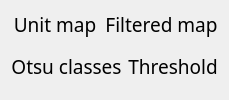
        <widget class="QWidget" name="layoutWidget">
         <layout class="QVBoxLayout" name="verticalLayout_8">
          <item>
           <layout class="QHBoxLayout" name="horizontalLayout_5">
            <item>
             <layout class="QVBoxLayout" name="verticalLayout">
              <item>
               <widget class="QLabel" name="label_CurrentStack">
                <property name="sizePolicy">
                 <sizepolicy hsizetype="MinimumExpanding" vsizetype="Preferred">
                  <horstretch>0</horstretch>
                  <verstretch>0</verstretch>
                 </sizepolicy>
                </property>
                <property name="palette">
                 <palette>
                  <active>
                   <colorrole role="WindowText">
                    <brush brushstyle="SolidPattern">
                     <color alpha="255">
                      <red>0</red>
                      <green>0</green>
                      <blue>0</blue>
                     </color>
                    </brush>
                   </colorrole>
                   <colorrole role="Button">
                    <brush brushstyle="SolidPattern">
                     <color alpha="255">
                      <red>253</red>
                      <green>249</green>
                      <blue>248</blue>
                     </color>
                    </brush>
                   </colorrole>
                   <colorrole role="Text">
                    <brush brushstyle="SolidPattern">
                     <color alpha="255">
                      <red>0</red>
                      <green>0</green>
                      <blue>0</blue>
                     </color>
                    </brush>
                   </colorrole>
                   <colorrole role="ButtonText">
                    <brush brushstyle="SolidPattern">
                     <color alpha="255">
                      <red>0</red>
                      <green>0</green>
                      <blue>0</blue>
                     </color>
                    </brush>
                   </colorrole>
                   <colorrole role="Base">
                    <brush brushstyle="SolidPattern">
                     <color alpha="255">
                      <red>253</red>
                      <green>249</green>
                      <blue>248</blue>
                     </color>
                    </brush>
                   </colorrole>
                   <colorrole role="Window">
                    <brush brushstyle="SolidPattern">
                     <color alpha="255">
                      <red>253</red>
                      <green>249</green>
                      <blue>248</blue>
                     </color>
                    </brush>
                   </colorrole>
                  </active>
                  <inactive>
                   <colorrole role="WindowText">
                    <brush brushstyle="SolidPattern">
                     <color alpha="255">
                      <red>0</red>
                      <green>0</green>
                      <blue>0</blue>
                     </color>
                    </brush>
                   </colorrole>
                   <colorrole role="Button">
                    <brush brushstyle="SolidPattern">
                     <color alpha="255">
                      <red>253</red>
                      <green>249</green>
                      <blue>248</blue>
                     </color>
                    </brush>
                   </colorrole>
                   <colorrole role="Text">
                    <brush brushstyle="SolidPattern">
                     <color alpha="255">
                      <red>0</red>
                      <green>0</green>
                      <blue>0</blue>
                     </color>
                    </brush>
                   </colorrole>
                   <colorrole role="ButtonText">
                    <brush brushstyle="SolidPattern">
                     <color alpha="255">
                      <red>0</red>
                      <green>0</green>
                      <blue>0</blue>
                     </color>
                    </brush>
                   </colorrole>
                   <colorrole role="Base">
                    <brush brushstyle="SolidPattern">
                     <color alpha="255">
                      <red>253</red>
                      <green>249</green>
                      <blue>248</blue>
                     </color>
                    </brush>
                   </colorrole>
                   <colorrole role="Window">
                    <brush brushstyle="SolidPattern">
                     <color alpha="255">
                      <red>253</red>
                      <green>249</green>
                      <blue>248</blue>
                     </color>
                    </brush>
                   </colorrole>
                  </inactive>
                  <disabled>
                   <colorrole role="WindowText">
                    <brush brushstyle="SolidPattern">
                     <color alpha="255">
                      <red>0</red>
                      <green>0</green>
                      <blue>0</blue>
                     </color>
                    </brush>
                   </colorrole>
                   <colorrole role="Button">
                    <brush brushstyle="SolidPattern">
                     <color alpha="255">
                      <red>253</red>
                      <green>249</green>
                      <blue>248</blue>
                     </color>
                    </brush>
                   </colorrole>
                   <colorrole role="Text">
                    <brush brushstyle="SolidPattern">
                     <color alpha="255">
                      <red>0</red>
                      <green>0</green>
                      <blue>0</blue>
                     </color>
                    </brush>
                   </colorrole>
                   <colorrole role="ButtonText">
                    <brush brushstyle="SolidPattern">
                     <color alpha="255">
                      <red>0</red>
                      <green>0</green>
                      <blue>0</blue>
                     </color>
                    </brush>
                   </colorrole>
                   <colorrole role="Base">
                    <brush brushstyle="SolidPattern">
                     <color alpha="255">
                      <red>253</red>
                      <green>249</green>
                      <blue>248</blue>
                     </color>
                    </brush>
                   </colorrole>
                   <colorrole role="Window">
                    <brush brushstyle="SolidPattern">
                     <color alpha="255">
                      <red>253</red>
                      <green>249</green>
                      <blue>248</blue>
                     </color>
                    </brush>
                   </colorrole>
                  </disabled>
                 </palette>
                </property>
                <property name="font">
                 <font>
                  <family>Noto Sans Cond</family>
                  <pointsize>14</pointsize>
                  <weight>50</weight>
                  <italic>false</italic>
                  <bold>false</bold>
                 </font>
                </property>
                <property name="styleSheet">
                 <string notr="true"/>
                </property>
                <property name="lineWidth">
                 <number>1</number>
                </property>
                <property name="midLineWidth">
                 <number>0</number>
                </property>
                <property name="text">
                 <string>Unit map</string>
                </property>
                <property name="scaledContents">
                 <bool>false</bool>
                </property>
                <property name="alignment">
                 <set>Qt::AlignCenter</set>
                </property>
               </widget>
              </item>
              <item>
               <widget class="ImageView" name="KADSeries" native="true">
                <property name="sizePolicy">
                 <sizepolicy hsizetype="MinimumExpanding" vsizetype="Preferred">
                  <horstretch>0</horstretch>
                  <verstretch>0</verstretch>
                 </sizepolicy>
                </property>
               </widget>
              </item>
             </layout>
            </item>
            <item>
             <layout class="QVBoxLayout" name="verticalLayout_2">
              <item>
               <widget class="QLabel" name="label_CurrentStack_2">
                <property name="sizePolicy">
                 <sizepolicy hsizetype="MinimumExpanding" vsizetype="Preferred">
                  <horstretch>0</horstretch>
                  <verstretch>0</verstretch>
                 </sizepolicy>
                </property>
                <property name="palette">
                 <palette>
                  <active>
                   <colorrole role="WindowText">
                    <brush brushstyle="SolidPattern">
                     <color alpha="255">
                      <red>0</red>
                      <green>0</green>
                      <blue>0</blue>
                     </color>
                    </brush>
                   </colorrole>
                   <colorrole role="Button">
                    <brush brushstyle="SolidPattern">
                     <color alpha="255">
                      <red>253</red>
                      <green>249</green>
                      <blue>248</blue>
                     </color>
                    </brush>
                   </colorrole>
                   <colorrole role="Text">
                    <brush brushstyle="SolidPattern">
                     <color alpha="255">
                      <red>0</red>
                      <green>0</green>
                      <blue>0</blue>
                     </color>
                    </brush>
                   </colorrole>
                   <colorrole role="ButtonText">
                    <brush brushstyle="SolidPattern">
                     <color alpha="255">
                      <red>0</red>
                      <green>0</green>
                      <blue>0</blue>
                     </color>
                    </brush>
                   </colorrole>
                   <colorrole role="Base">
                    <brush brushstyle="SolidPattern">
                     <color alpha="255">
                      <red>253</red>
                      <green>249</green>
                      <blue>248</blue>
                     </color>
                    </brush>
                   </colorrole>
                   <colorrole role="Window">
                    <brush brushstyle="SolidPattern">
                     <color alpha="255">
                      <red>253</red>
                      <green>249</green>
                      <blue>248</blue>
                     </color>
                    </brush>
                   </colorrole>
                  </active>
                  <inactive>
                   <colorrole role="WindowText">
                    <brush brushstyle="SolidPattern">
                     <color alpha="255">
                      <red>0</red>
                      <green>0</green>
                      <blue>0</blue>
                     </color>
                    </brush>
                   </colorrole>
                   <colorrole role="Button">
                    <brush brushstyle="SolidPattern">
                     <color alpha="255">
                      <red>253</red>
                      <green>249</green>
                      <blue>248</blue>
                     </color>
                    </brush>
                   </colorrole>
                   <colorrole role="Text">
                    <brush brushstyle="SolidPattern">
                     <color alpha="255">
                      <red>0</red>
                      <green>0</green>
                      <blue>0</blue>
                     </color>
                    </brush>
                   </colorrole>
                   <colorrole role="ButtonText">
                    <brush brushstyle="SolidPattern">
                     <color alpha="255">
                      <red>0</red>
                      <green>0</green>
                      <blue>0</blue>
                     </color>
                    </brush>
                   </colorrole>
                   <colorrole role="Base">
                    <brush brushstyle="SolidPattern">
                     <color alpha="255">
                      <red>253</red>
                      <green>249</green>
                      <blue>248</blue>
                     </color>
                    </brush>
                   </colorrole>
                   <colorrole role="Window">
                    <brush brushstyle="SolidPattern">
                     <color alpha="255">
                      <red>253</red>
                      <green>249</green>
                      <blue>248</blue>
                     </color>
                    </brush>
                   </colorrole>
                  </inactive>
                  <disabled>
                   <colorrole role="WindowText">
                    <brush brushstyle="SolidPattern">
                     <color alpha="255">
                      <red>0</red>
                      <green>0</green>
                      <blue>0</blue>
                     </color>
                    </brush>
                   </colorrole>
                   <colorrole role="Button">
                    <brush brushstyle="SolidPattern">
                     <color alpha="255">
                      <red>253</red>
                      <green>249</green>
                      <blue>248</blue>
                     </color>
                    </brush>
                   </colorrole>
                   <colorrole role="Text">
                    <brush brushstyle="SolidPattern">
                     <color alpha="255">
                      <red>0</red>
                      <green>0</green>
                      <blue>0</blue>
                     </color>
                    </brush>
                   </colorrole>
                   <colorrole role="ButtonText">
                    <brush brushstyle="SolidPattern">
                     <color alpha="255">
                      <red>0</red>
                      <green>0</green>
                      <blue>0</blue>
                     </color>
                    </brush>
                   </colorrole>
                   <colorrole role="Base">
                    <brush brushstyle="SolidPattern">
                     <color alpha="255">
                      <red>253</red>
                      <green>249</green>
                      <blue>248</blue>
                     </color>
                    </brush>
                   </colorrole>
                   <colorrole role="Window">
                    <brush brushstyle="SolidPattern">
                     <color alpha="255">
                      <red>253</red>
                      <green>249</green>
                      <blue>248</blue>
                     </color>
                    </brush>
                   </colorrole>
                  </disabled>
                 </palette>
                </property>
                <property name="font">
                 <font>
                  <family>Noto Sans Cond</family>
                  <pointsize>14</pointsize>
                  <weight>50</weight>
                  <italic>false</italic>
                  <bold>false</bold>
                 </font>
                </property>
                <property name="styleSheet">
                 <string notr="true"/>
                </property>
                <property name="lineWidth">
                 <number>1</number>
                </property>
                <property name="midLineWidth">
                 <number>0</number>
                </property>
                <property name="text">
                 <string>Filtered map</string>
                </property>
                <property name="scaledContents">
                 <bool>false</bool>
                </property>
                <property name="alignment">
                 <set>Qt::AlignCenter</set>
                </property>
               </widget>
              </item>
              <item>
               <widget class="ImageView" name="FiltKADSeries" native="true">
                <property name="sizePolicy">
                 <sizepolicy hsizetype="MinimumExpanding" vsizetype="Preferred">
                  <horstretch>0</horstretch>
                  <verstretch>0</verstretch>
                 </sizepolicy>
                </property>
               </widget>
              </item>
             </layout>
            </item>
           </layout>
          </item>
          <item>
           <layout class="QHBoxLayout" name="horizontalLayout_9">
            <item>
             <layout class="QVBoxLayout" name="verticalLayout_5">
              <item>
               <widget class="QLabel" name="Otsu1_label">
                <property name="sizePolicy">
                 <sizepolicy hsizetype="MinimumExpanding" vsizetype="Preferred">
                  <horstretch>0</horstretch>
                  <verstretch>0</verstretch>
                 </sizepolicy>
                </property>
                <property name="palette">
                 <palette>
                  <active>
                   <colorrole role="WindowText">
                    <brush brushstyle="SolidPattern">
                     <color alpha="255">
                      <red>0</red>
                      <green>0</green>
                      <blue>0</blue>
                     </color>
                    </brush>
                   </colorrole>
                   <colorrole role="Button">
                    <brush brushstyle="SolidPattern">
                     <color alpha="255">
                      <red>253</red>
                      <green>249</green>
                      <blue>248</blue>
                     </color>
                    </brush>
                   </colorrole>
                   <colorrole role="Text">
                    <brush brushstyle="SolidPattern">
                     <color alpha="255">
                      <red>0</red>
                      <green>0</green>
                      <blue>0</blue>
                     </color>
                    </brush>
                   </colorrole>
                   <colorrole role="ButtonText">
                    <brush brushstyle="SolidPattern">
                     <color alpha="255">
                      <red>0</red>
                      <green>0</green>
                      <blue>0</blue>
                     </color>
                    </brush>
                   </colorrole>
                   <colorrole role="Base">
                    <brush brushstyle="SolidPattern">
                     <color alpha="255">
                      <red>253</red>
                      <green>249</green>
                      <blue>248</blue>
                     </color>
                    </brush>
                   </colorrole>
                   <colorrole role="Window">
                    <brush brushstyle="SolidPattern">
                     <color alpha="255">
                      <red>253</red>
                      <green>249</green>
                      <blue>248</blue>
                     </color>
                    </brush>
                   </colorrole>
                  </active>
                  <inactive>
                   <colorrole role="WindowText">
                    <brush brushstyle="SolidPattern">
                     <color alpha="255">
                      <red>0</red>
                      <green>0</green>
                      <blue>0</blue>
                     </color>
                    </brush>
                   </colorrole>
                   <colorrole role="Button">
                    <brush brushstyle="SolidPattern">
                     <color alpha="255">
                      <red>253</red>
                      <green>249</green>
                      <blue>248</blue>
                     </color>
                    </brush>
                   </colorrole>
                   <colorrole role="Text">
                    <brush brushstyle="SolidPattern">
                     <color alpha="255">
                      <red>0</red>
                      <green>0</green>
                      <blue>0</blue>
                     </color>
                    </brush>
                   </colorrole>
                   <colorrole role="ButtonText">
                    <brush brushstyle="SolidPattern">
                     <color alpha="255">
                      <red>0</red>
                      <green>0</green>
                      <blue>0</blue>
                     </color>
                    </brush>
                   </colorrole>
                   <colorrole role="Base">
                    <brush brushstyle="SolidPattern">
                     <color alpha="255">
                      <red>253</red>
                      <green>249</green>
                      <blue>248</blue>
                     </color>
                    </brush>
                   </colorrole>
                   <colorrole role="Window">
                    <brush brushstyle="SolidPattern">
                     <color alpha="255">
                      <red>253</red>
                      <green>249</green>
                      <blue>248</blue>
                     </color>
                    </brush>
                   </colorrole>
                  </inactive>
                  <disabled>
                   <colorrole role="WindowText">
                    <brush brushstyle="SolidPattern">
                     <color alpha="255">
                      <red>0</red>
                      <green>0</green>
                      <blue>0</blue>
                     </color>
                    </brush>
                   </colorrole>
                   <colorrole role="Button">
                    <brush brushstyle="SolidPattern">
                     <color alpha="255">
                      <red>253</red>
                      <green>249</green>
                      <blue>248</blue>
                     </color>
                    </brush>
                   </colorrole>
                   <colorrole role="Text">
                    <brush brushstyle="SolidPattern">
                     <color alpha="255">
                      <red>0</red>
                      <green>0</green>
                      <blue>0</blue>
                     </color>
                    </brush>
                   </colorrole>
                   <colorrole role="ButtonText">
                    <brush brushstyle="SolidPattern">
                     <color alpha="255">
                      <red>0</red>
                      <green>0</green>
                      <blue>0</blue>
                     </color>
                    </brush>
                   </colorrole>
                   <colorrole role="Base">
                    <brush brushstyle="SolidPattern">
                     <color alpha="255">
                      <red>253</red>
                      <green>249</green>
                      <blue>248</blue>
                     </color>
                    </brush>
                   </colorrole>
                   <colorrole role="Window">
                    <brush brushstyle="SolidPattern">
                     <color alpha="255">
                      <red>253</red>
                      <green>249</green>
                      <blue>248</blue>
                     </color>
                    </brush>
                   </colorrole>
                  </disabled>
                 </palette>
                </property>
                <property name="font">
                 <font>
                  <family>Noto Sans Cond</family>
                  <pointsize>14</pointsize>
                  <weight>50</weight>
                  <italic>false</italic>
                  <bold>false</bold>
                 </font>
                </property>
                <property name="styleSheet">
                 <string notr="true"/>
                </property>
                <property name="lineWidth">
                 <number>1</number>
                </property>
                <property name="midLineWidth">
                 <number>0</number>
                </property>
                <property name="text">
                 <string>Otsu classes</string>
                </property>
                <property name="scaledContents">
                 <bool>false</bool>
                </property>
                <property name="alignment">
                 <set>Qt::AlignCenter</set>
                </property>
               </widget>
              </item>
              <item>
               <widget class="ImageView" name="Otsu1Series" native="true">
                <property name="sizePolicy">
                 <sizepolicy hsizetype="MinimumExpanding" vsizetype="Preferred">
                  <horstretch>0</horstretch>
                  <verstretch>0</verstretch>
                 </sizepolicy>
                </property>
               </widget>
              </item>
             </layout>
            </item>
            <item>
             <layout class="QVBoxLayout" name="verticalLayout_6">
              <item>
               <widget class="QLabel" name="label_CurrentStack_4">
                <property name="sizePolicy">
                 <sizepolicy hsizetype="MinimumExpanding" vsizetype="Preferred">
                  <horstretch>0</horstretch>
                  <verstretch>0</verstretch>
                 </sizepolicy>
                </property>
                <property name="palette">
                 <palette>
                  <active>
                   <colorrole role="WindowText">
                    <brush brushstyle="SolidPattern">
                     <color alpha="255">
                      <red>0</red>
                      <green>0</green>
                      <blue>0</blue>
                     </color>
                    </brush>
                   </colorrole>
                   <colorrole role="Button">
                    <brush brushstyle="SolidPattern">
                     <color alpha="255">
                      <red>253</red>
                      <green>249</green>
                      <blue>248</blue>
                     </color>
                    </brush>
                   </colorrole>
                   <colorrole role="Text">
                    <brush brushstyle="SolidPattern">
                     <color alpha="255">
                      <red>0</red>
                      <green>0</green>
                      <blue>0</blue>
                     </color>
                    </brush>
                   </colorrole>
                   <colorrole role="ButtonText">
                    <brush brushstyle="SolidPattern">
                     <color alpha="255">
                      <red>0</red>
                      <green>0</green>
                      <blue>0</blue>
                     </color>
                    </brush>
                   </colorrole>
                   <colorrole role="Base">
                    <brush brushstyle="SolidPattern">
                     <color alpha="255">
                      <red>253</red>
                      <green>249</green>
                      <blue>248</blue>
                     </color>
                    </brush>
                   </colorrole>
                   <colorrole role="Window">
                    <brush brushstyle="SolidPattern">
                     <color alpha="255">
                      <red>253</red>
                      <green>249</green>
                      <blue>248</blue>
                     </color>
                    </brush>
                   </colorrole>
                  </active>
                  <inactive>
                   <colorrole role="WindowText">
                    <brush brushstyle="SolidPattern">
                     <color alpha="255">
                      <red>0</red>
                      <green>0</green>
                      <blue>0</blue>
                     </color>
                    </brush>
                   </colorrole>
                   <colorrole role="Button">
                    <brush brushstyle="SolidPattern">
                     <color alpha="255">
                      <red>253</red>
                      <green>249</green>
                      <blue>248</blue>
                     </color>
                    </brush>
                   </colorrole>
                   <colorrole role="Text">
                    <brush brushstyle="SolidPattern">
                     <color alpha="255">
                      <red>0</red>
                      <green>0</green>
                      <blue>0</blue>
                     </color>
                    </brush>
                   </colorrole>
                   <colorrole role="ButtonText">
                    <brush brushstyle="SolidPattern">
                     <color alpha="255">
                      <red>0</red>
                      <green>0</green>
                      <blue>0</blue>
                     </color>
                    </brush>
                   </colorrole>
                   <colorrole role="Base">
                    <brush brushstyle="SolidPattern">
                     <color alpha="255">
                      <red>253</red>
                      <green>249</green>
                      <blue>248</blue>
                     </color>
                    </brush>
                   </colorrole>
                   <colorrole role="Window">
                    <brush brushstyle="SolidPattern">
                     <color alpha="255">
                      <red>253</red>
                      <green>249</green>
                      <blue>248</blue>
                     </color>
                    </brush>
                   </colorrole>
                  </inactive>
                  <disabled>
                   <colorrole role="WindowText">
                    <brush brushstyle="SolidPattern">
                     <color alpha="255">
                      <red>0</red>
                      <green>0</green>
                      <blue>0</blue>
                     </color>
                    </brush>
                   </colorrole>
                   <colorrole role="Button">
                    <brush brushstyle="SolidPattern">
                     <color alpha="255">
                      <red>253</red>
                      <green>249</green>
                      <blue>248</blue>
                     </color>
                    </brush>
                   </colorrole>
                   <colorrole role="Text">
                    <brush brushstyle="SolidPattern">
                     <color alpha="255">
                      <red>0</red>
                      <green>0</green>
                      <blue>0</blue>
                     </color>
                    </brush>
                   </colorrole>
                   <colorrole role="ButtonText">
                    <brush brushstyle="SolidPattern">
                     <color alpha="255">
                      <red>0</red>
                      <green>0</green>
                      <blue>0</blue>
                     </color>
                    </brush>
                   </colorrole>
                   <colorrole role="Base">
                    <brush brushstyle="SolidPattern">
                     <color alpha="255">
                      <red>253</red>
                      <green>249</green>
                      <blue>248</blue>
                     </color>
                    </brush>
                   </colorrole>
                   <colorrole role="Window">
                    <brush brushstyle="SolidPattern">
                     <color alpha="255">
                      <red>253</red>
                      <green>249</green>
                      <blue>248</blue>
                     </color>
                    </brush>
                   </colorrole>
                  </disabled>
                 </palette>
                </property>
                <property name="font">
                 <font>
                  <family>Noto Sans Cond</family>
                  <pointsize>14</pointsize>
                  <weight>50</weight>
                  <italic>false</italic>
                  <bold>false</bold>
                 </font>
                </property>
                <property name="styleSheet">
                 <string notr="true"/>
                </property>
                <property name="lineWidth">
                 <number>1</number>
                </property>
                <property name="midLineWidth">
                 <number>0</number>
                </property>
                <property name="text">
                 <string>Threshold</string>
                </property>
                <property name="scaledContents">
                 <bool>false</bool>
                </property>
                <property name="alignment">
                 <set>Qt::AlignCenter</set>
                </property>
               </widget>
              </item>
              <item>
               <widget class="ImageView" name="Binary1Series" native="true">
                <property name="sizePolicy">
                 <sizepolicy hsizetype="MinimumExpanding" vsizetype="Preferred">
                  <horstretch>0</horstretch>
                  <verstretch>0</verstretch>
                 </sizepolicy>
                </property>
               </widget>
              </item>
             </layout>
            </item>
           </layout>
          </item>
         </layout>
        </widget>
